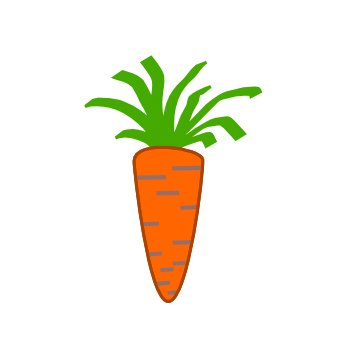
#> input picture graphics/pillow_carrots/carrot.png, 350 x 350 px
$ python step02-resize.py
#> lines starting #> are read from the running program, lines starting #| are printed output that depends on the picture

from PIL import Image

img = Image.new('RGBA', (800, 500), "white")
#> img: PIL image 800x500 RGBA; every value is 255

carrot = Image.open('carrot.png')
#> carrot is the input picture: PIL image 350x350 RGBA; mean R, G, B, A 244.5, 240.6, 226.7, 255
brain = Image.open('brain.png')
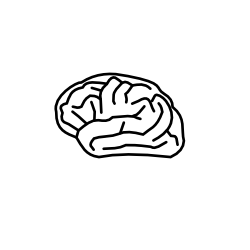
#> input picture graphics/pillow_carrots/brain.png, 250 x 250 px
#> brain is the input picture: PIL image 250x250 RGBA; mean R, G, B, A 243.7, 243.7, 243.7, 255

carrot = carrot.resize((250, 250))
#> carrot: PIL image 250x250 RGBA

img.paste(carrot, (100, 80))
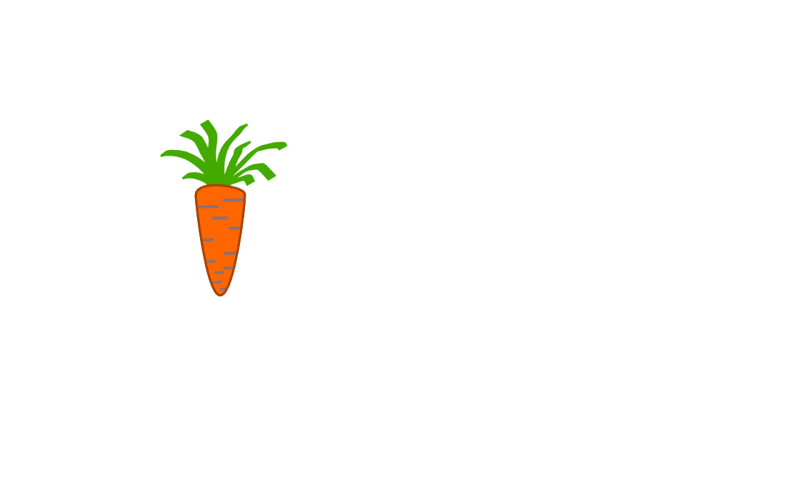
#> img: PIL image 800x500 RGBA; mean R, G, B, A 253.3, 252.7, 250.6, 255
img.paste(brain, (500, 100))

img.save('step02.png')
